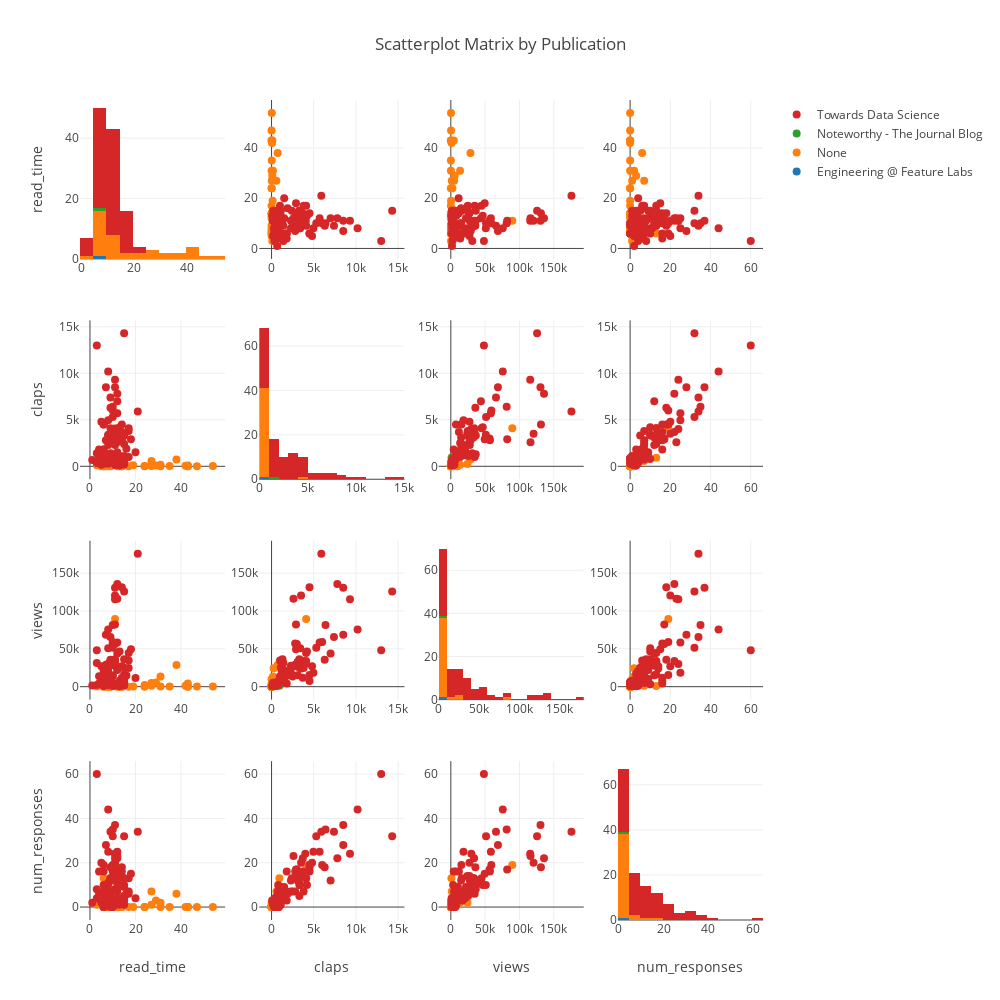

Notebook code cell kept with this figure:
### Code cell
# Let's plot the relatioship between several metrics grouped by where it was published
figure = ff.create_scatterplotmatrix(df[['read_time', 'claps', 'views',
                                         'num_responses', 'publication']],
                                     index = 'publication', 
                                     diag='histogram', 
                                     size=8, width=1000, height=1000,
                                     title='Scatterplot Matrix by Publication')

iplot(figure)

### Figure 1 — Plotly figure (JSON) as saved in the notebook; plotly's stock layout.template omitted (floating-point values rounded to 4 significant figures)
{"data": [{"marker": {"color": "rgb(31, 119, 180)"}, "showlegend": false, "type": "histogram", "uid": "d8a228a8-a4e0-4b25-a633-499c4946a862", "x": [9], "xaxis": "x", "yaxis": "y"}, {"marker": {"color": "rgb(255, 127, 14)"}, "showlegend": false, "type": "histogram", "uid": "c3d59871-ade3-40f1-8aaa-8ce7282bfb0c", "x": [7, 14, 42, 9, 14, 47, 14, 12, 7, 17, 38, 43, 31, 12, 29, 27, 6, 31, 6, 24, 8, 11, 9, 19, 5, 6, 6, 7, 3, 6, 8, 8, 8, 54, 13, 35, 24, 43, 14, 43, 27], "xaxis": "x", "yaxis": "y"}, {"marker": {"color": "rgb(44, 160, 44)"}, "showlegend": false, "type": "histogram", "uid": "f8e29e4d-f956-4a26-b810-611cd7c237d9", "x": [9], "xaxis": "x", "yaxis": "y"}, {"marker": {"color": "rgb(214, 39, 40)"}, "showlegend": false, "type": "histogram", "uid": "8e39be63-d61a-403d-a5c8-b5074b06370a", "x": [21, 17, 15, 11, 12, 14, 11, 5, 12, 6, 4, 6, 11, 6, 10, 3, 6, 12, 9, 8, 4, 11, 9, 11, 10, 11, 10, 8, 10, 12, 12, 7, 3, 15, 13, 11, 9, 12, 11, 20, 10, 14, 9, 18, 15, 6, 11, 8, 10, 3, 17, 15, 1, 16, 10, 15, 5, 8, 17, 8, 13, 10, 11, 6, 15, 9, 6, 8, 9, 7, 6, 15, 12, 8, 5, 7, 9, 5, 8, 12, 6, 10, 15, 8, 15, 11, 10, 14, 13, 6], "xaxis": "x", "yaxis": "y"}, {"marker": {"color": "rgb(31, 119, 180)", "size": 8}, "mode": "markers", "name": "Engineering @ Feature Labs", "showlegend": true, "type": "scatter", "uid": "c9b7f15e-06d6-448e-8ec0-a27c3f709b4d", "x": [393], "xaxis": "x2", "y": [9], "yaxis": "y2"}, {"marker": {"color": "rgb(255, 127, 14)", "size": 8}, "mode": "markers", "name": "None", "showlegend": true, "type": "scatter", "uid": "7120a840-2cdb-43f7-a0eb-a8388d5bb30a", "x": [2, 18, 52, 0, 0, 0, 77, 252, 22, 0, 725, 96, 5, 7, 89, 24, 5, 171, 12, 21, 13, 4100, 73, 126, 11, 59, 27, 355, 101, 931, 205, 172, 472, 31, 0, 24, 0, 5, 6, 0, 575], "xaxis": "x2", "y": [7, 14, 42, 9, 14, 47, 14, 12, 7, 17, 38, 43, 31, 12, 29, 27, 6, 31, 6, 24, 8, 11, 9, 19, 5, 6, 6, 7, 3, 6, 8, 8, 8, 54, 13, 35, 24, 43, 14, 43, 27], "yaxis": "y2"}, {"marker": {"color": "rgb(44, 160, 44)", "size": 8}, "mode": "markers", "name": "Noteworthy - The Journal Blog", "showlegend": true, "type": "scatter", "uid": "6eb9169b-eea6-4a06-9737-5b5647b9ef08", "x": [1000], "xaxis": "x2", "y": [9], "yaxis": "y2"}, {"marker": {"color": "rgb(214, 39, 40)", "size": 8}, "mode": "markers", "name": "Towards Data Science", "showlegend": true, "type": "scatter", "uid": "2de167ac-1730-4442-9ec6-22d83ddd65de", "x": [5900, 1000, 189, 129, 2600, 4500, 2900, 180, 7800, 1200, 1800, 1800, 1300, 4500, 5300, 13000, 278, 5700, 6300, 726, 1000, 8500, 7400, 3000, 1200, 3500, 2800, 3400, 6000, 1500, 1100, 8500, 362, 14300, 4200, 2300, 4100, 7000, 9300, 1500, 6400, 2900, 3100, 2900, 727, 738, 4000, 4960, 855, 1400, 4100, 677, 670, 1900, 3100, 3300, 759, 282, 3800, 3300, 1100, 2500, 3700, 787, 3300, 874, 796, 795, 1000, 2800, 1800, 1100, 3500, 2300, 4800, 843, 1400, 880, 875, 712, 505, 822, 474, 10200, 2400, 391, 451, 3700, 82, 4500], "xaxis": "x2", "y": [21, 17, 15, 11, 12, 14, 11, 5, 12, 6, 4, 6, 11, 6, 10, 3, 6, 12, 9, 8, 4, 11, 9, 11, 10, 11, 10, 8, 10, 12, 12, 7, 3, 15, 13, 11, 9, 12, 11, 20, 10, 14, 9, 18, 15, 6, 11, 8, 10, 3, 17, 15, 1, 16, 10, 15, 5, 8, 17, 8, 13, 10, 11, 6, 15, 9, 6, 8, 9, 7, 6, 15, 12, 8, 5, 7, 9, 5, 8, 12, 6, 10, 15, 8, 15, 11, 10, 14, 13, 6], "yaxis": "y2"}, {"marker": {"color": "rgb(31, 119, 180)", "size": 8}, "mode": "markers", "name": "Engineering @ Feature Labs", "showlegend": false, "type": "scatter", "uid": "e5ae7fa1-64a6-43d9-a6c2-b7b319759191", "x": [3092], "xaxis": "x3", "y": [9], "yaxis": "y3"}, {"marker": {"color": "rgb(255, 127, 14)", "size": 8}, "mode": "markers", "name": "None", "showlegend": false, "type": "scatter", "uid": "48f92c9c-c030-4e71-86fc-fcd86599404a", "x": [166, 183, 1121, 53, 60, 316, 9791, 24225, 139, 69, 28580, 4219, 145, 58, 5630, 4826, 9797, 13455, 136, 2286, 38, 89546, 169, 324, 3644, 158, 109, 1726, 233, 897, 415, 256, 1002, 226, 3, 107, 27, 85, 139, 37, 1390], "xaxis": "x3", "y": [7, 14, 42, 9, 14, 47, 14, 12, 7, 17, 38, 43, 31, 12, 29, 27, 6, 31, 6, 24, 8, 11, 9, 19, 5, 6, 6, 7, 3, 6, 8, 8, 8, 54, 13, 35, 24, 43, 14, 43, 27], "yaxis": "y3"}, {"marker": {"color": "rgb(44, 160, 44)", "size": 8}, "mode": "markers", "name": "Noteworthy - The Journal Blog", "showlegend": false, "type": "scatter", "uid": "4340fa54-610f-4ea0-9f0b-36521b3eedb9", "x": [2164], "xaxis": "x3", "y": [9], "yaxis": "y3"}, {"marker": {"color": "rgb(214, 39, 40)", "size": 8}, "mode": "markers", "name": "Towards Data Science", "showlegend": false, "type": "scatter", "uid": "e2192a59-ce9f-4117-a5ff-f6b41b3e9c71", "x": [175724, 34743, 2828, 2493, 116063, 131268, 82117, 5221, 135743, 20761, 4192, 17223, 36301, 15398, 51312, 48216, 3168, 58343, 35713, 4995, 13684, 130587, 65762, 56402, 30881, 120556, 56905, 50934, 59012, 22066, 25417, 68615, 2383, 125638, 46472, 27616, 33884, 43826, 115638, 11321, 81352, 27133, 32963, 49339, 5588, 4809, 29918, 18428, 4314, 31231, 44652, 6419, 1704, 14866, 15027, 25055, 3796, 1959, 24639, 30208, 7820, 13573, 33900, 3365, 36372, 5438, 6618, 5822, 8448, 28885, 16350, 10304, 23965, 23869, 27163, 6040, 13558, 6861, 5419, 3910, 970, 2847, 1538, 75673, 15945, 1402, 1055, 11752, 651, 7532], "xaxis": "x3", "y": [21, 17, 15, 11, 12, 14, 11, 5, 12, 6, 4, 6, 11, 6, 10, 3, 6, 12, 9, 8, 4, 11, 9, 11, 10, 11, 10, 8, 10, 12, 12, 7, 3, 15, 13, 11, 9, 12, 11, 20, 10, 14, 9, 18, 15, 6, 11, 8, 10, 3, 17, 15, 1, 16, 10, 15, 5, 8, 17, 8, 13, 10, 11, 6, 15, 9, 6, 8, 9, 7, 6, 15, 12, 8, 5, 7, 9, 5, 8, 12, 6, 10, 15, 8, 15, 11, 10, 14, 13, 6], "yaxis": "y3"}, {"marker": {"color": "rgb(31, 119, 180)", "size": 8}, "mode": "markers", "name": "Engineering @ Feature Labs", "showlegend": false, "type": "scatter", "uid": "e6285905-58e9-4496-be40-3779ae71576e", "x": [2], "xaxis": "x4", "y": [9], "yaxis": "y4"}, {"marker": {"color": "rgb(255, 127, 14)", "size": 8}, "mode": "markers", "name": "None", "showlegend": false, "type": "scatter", "uid": "edd2329f-c308-40cd-9ed6-5e6f780ae745", "x": [0, 0, 0, 0, 0, 0, 1, 2, 0, 0, 6, 0, 0, 0, 3, 1, 2, 2, 0, 0, 0, 19, 0, 0, 1, 0, 0, 0, 1, 13, 0, 0, 4, 0, 0, 0, 0, 0, 0, 0, 7], "xaxis": "x4", "y": [7, 14, 42, 9, 14, 47, 14, 12, 7, 17, 38, 43, 31, 12, 29, 27, 6, 31, 6, 24, 8, 11, 9, 19, 5, 6, 6, 7, 3, 6, 8, 8, 8, 54, 13, 35, 24, 43, 14, 43, 27], "yaxis": "y4"}, {"marker": {"color": "rgb(44, 160, 44)", "size": 8}, "mode": "markers", "name": "Noteworthy - The Journal Blog", "showlegend": false, "type": "scatter", "uid": "e35814fb-dc92-4299-ac82-742a6f354c1f", "x": [3], "xaxis": "x4", "y": [9], "yaxis": "y4"}, {"marker": {"color": "rgb(214, 39, 40)", "size": 8}, "mode": "markers", "name": "Towards Data Science", "showlegend": false, "type": "scatter", "uid": "ea4bb160-8738-4755-9e41-2dca04001ab5", "x": [34, 6, 1, 2, 23, 18, 17, 2, 22, 4, 16, 3, 8, 19, 32, 60, 0, 25, 18, 2, 6, 37, 34, 17, 7, 20, 16, 10, 19, 9, 7, 28, 4, 32, 10, 12, 13, 12, 24, 4, 35, 14, 13, 15, 3, 7, 24, 25, 0, 8, 13, 5, 2, 6, 12, 5, 3, 1, 7, 11, 1, 7, 22, 10, 10, 0, 0, 1, 2, 7, 7, 9, 14, 7, 20, 6, 5, 3, 4, 4, 2, 3, 4, 44, 13, 1, 0, 16, 3, 16], "xaxis": "x4", "y": [21, 17, 15, 11, 12, 14, 11, 5, 12, 6, 4, 6, 11, 6, 10, 3, 6, 12, 9, 8, 4, 11, 9, 11, 10, 11, 10, 8, 10, 12, 12, 7, 3, 15, 13, 11, 9, 12, 11, 20, 10, 14, 9, 18, 15, 6, 11, 8, 10, 3, 17, 15, 1, 16, 10, 15, 5, 8, 17, 8, 13, 10, 11, 6, 15, 9, 6, 8, 9, 7, 6, 15, 12, 8, 5, 7, 9, 5, 8, 12, 6, 10, 15, 8, 15, 11, 10, 14, 13, 6], "yaxis": "y4"}, {"marker": {"color": "rgb(31, 119, 180)", "size": 8}, "mode": "markers", "name": "Engineering @ Feature Labs", "showlegend": false, "type": "scatter", "uid": "630154df-0403-4eaa-80a2-427b8b64cff9", "x": [9], "xaxis": "x5", "y": [393], "yaxis": "y5"}, {"marker": {"color": "rgb(255, 127, 14)", "size": 8}, "mode": "markers", "name": "None", "showlegend": false, "type": "scatter", "uid": "28ce0883-5756-4917-ab6b-2d9005703fd4", "x": [7, 14, 42, 9, 14, 47, 14, 12, 7, 17, 38, 43, 31, 12, 29, 27, 6, 31, 6, 24, 8, 11, 9, 19, 5, 6, 6, 7, 3, 6, 8, 8, 8, 54, 13, 35, 24, 43, 14, 43, 27], "xaxis": "x5", "y": [2, 18, 52, 0, 0, 0, 77, 252, 22, 0, 725, 96, 5, 7, 89, 24, 5, 171, 12, 21, 13, 4100, 73, 126, 11, 59, 27, 355, 101, 931, 205, 172, 472, 31, 0, 24, 0, 5, 6, 0, 575], "yaxis": "y5"}, {"marker": {"color": "rgb(44, 160, 44)", "size": 8}, "mode": "markers", "name": "Noteworthy - The Journal Blog", "showlegend": false, "type": "scatter", "uid": "06b08cb6-2182-4be5-938d-a5f92532d32b", "x": [9], "xaxis": "x5", "y": [1000], "yaxis": "y5"}, {"marker": {"color": "rgb(214, 39, 40)", "size": 8}, "mode": "markers", "name": "Towards Data Science", "showlegend": false, "type": "scatter", "uid": "7e095bb1-8e6f-4644-941d-39e7cc71073e", "x": [21, 17, 15, 11, 12, 14, 11, 5, 12, 6, 4, 6, 11, 6, 10, 3, 6, 12, 9, 8, 4, 11, 9, 11, 10, 11, 10, 8, 10, 12, 12, 7, 3, 15, 13, 11, 9, 12, 11, 20, 10, 14, 9, 18, 15, 6, 11, 8, 10, 3, 17, 15, 1, 16, 10, 15, 5, 8, 17, 8, 13, 10, 11, 6, 15, 9, 6, 8, 9, 7, 6, 15, 12, 8, 5, 7, 9, 5, 8, 12, 6, 10, 15, 8, 15, 11, 10, 14, 13, 6], "xaxis": "x5", "y": [5900, 1000, 189, 129, 2600, 4500, 2900, 180, 7800, 1200, 1800, 1800, 1300, 4500, 5300, 13000, 278, 5700, 6300, 726, 1000, 8500, 7400, 3000, 1200, 3500, 2800, 3400, 6000, 1500, 1100, 8500, 362, 14300, 4200, 2300, 4100, 7000, 9300, 1500, 6400, 2900, 3100, 2900, 727, 738, 4000, 4960, 855, 1400, 4100, 677, 670, 1900, 3100, 3300, 759, 282, 3800, 3300, 1100, 2500, 3700, 787, 3300, 874, 796, 795, 1000, 2800, 1800, 1100, 3500, 2300, 4800, 843, 1400, 880, 875, 712, 505, 822, 474, 10200, 2400, 391, 451, 3700, 82, 4500], "yaxis": "y5"}, {"marker": {"color": "rgb(31, 119, 180)"}, "showlegend": false, "type": "histogram", "uid": "9988418b-6b98-4b33-8a32-0221e29e8487", "x": [393], "xaxis": "x6", "yaxis": "y6"}, {"marker": {"color": "rgb(255, 127, 14)"}, "showlegend": false, "type": "histogram", "uid": "8c634996-d9ee-41db-b5b5-ec364fa849dc", "x": [2, 18, 52, 0, 0, 0, 77, 252, 22, 0, 725, 96, 5, 7, 89, 24, 5, 171, 12, 21, 13, 4100, 73, 126, 11, 59, 27, 355, 101, 931, 205, 172, 472, 31, 0, 24, 0, 5, 6, 0, 575], "xaxis": "x6", "yaxis": "y6"}, {"marker": {"color": "rgb(44, 160, 44)"}, "showlegend": false, "type": "histogram", "uid": "489eb3fd-243b-4a5a-bfa1-cb4e70938da7", "x": [1000], "xaxis": "x6", "yaxis": "y6"}, {"marker": {"color": "rgb(214, 39, 40)"}, "showlegend": false, "type": "histogram", "uid": "b0cdaa6a-393e-4cb7-8102-4bf6f60affab", "x": [5900, 1000, 189, 129, 2600, 4500, 2900, 180, 7800, 1200, 1800, 1800, 1300, 4500, 5300, 13000, 278, 5700, 6300, 726, 1000, 8500, 7400, 3000, 1200, 3500, 2800, 3400, 6000, 1500, 1100, 8500, 362, 14300, 4200, 2300, 4100, 7000, 9300, 1500, 6400, 2900, 3100, 2900, 727, 738, 4000, 4960, 855, 1400, 4100, 677, 670, 1900, 3100, 3300, 759, 282, 3800, 3300, 1100, 2500, 3700, 787, 3300, 874, 796, 795, 1000, 2800, 1800, 1100, 3500, 2300, 4800, 843, 1400, 880, 875, 712, 505, 822, 474, 10200, 2400, 391, 451, 3700, 82, 4500], "xaxis": "x6", "yaxis": "y6"}, {"marker": {"color": "rgb(31, 119, 180)", "size": 8}, "mode": "markers", "name": "Engineering @ Feature Labs", "showlegend": false, "type": "scatter", "uid": "7d641e8b-134e-4641-bf47-8f97b30457cb", "x": [3092], "xaxis": "x7", "y": [393], "yaxis": "y7"}, {"marker": {"color": "rgb(255, 127, 14)", "size": 8}, "mode": "markers", "name": "None", "showlegend": false, "type": "scatter", "uid": "43060e9d-8698-462b-85f6-8e42531bb7b4", "x": [166, 183, 1121, 53, 60, 316, 9791, 24225, 139, 69, 28580, 4219, 145, 58, 5630, 4826, 9797, 13455, 136, 2286, 38, 89546, 169, 324, 3644, 158, 109, 1726, 233, 897, 415, 256, 1002, 226, 3, 107, 27, 85, 139, 37, 1390], "xaxis": "x7", "y": [2, 18, 52, 0, 0, 0, 77, 252, 22, 0, 725, 96, 5, 7, 89, 24, 5, 171, 12, 21, 13, 4100, 73, 126, 11, 59, 27, 355, 101, 931, 205, 172, 472, 31, 0, 24, 0, 5, 6, 0, 575], "yaxis": "y7"}, {"marker": {"color": "rgb(44, 160, 44)", "size": 8}, "mode": "markers", "name": "Noteworthy - The Journal Blog", "showlegend": false, "type": "scatter", "uid": "354e9342-6d5c-4375-8b05-aff3fecb4702", "x": [2164], "xaxis": "x7", "y": [1000], "yaxis": "y7"}, {"marker": {"color": "rgb(214, 39, 40)", "size": 8}, "mode": "markers", "name": "Towards Data Science", "showlegend": false, "type": "scatter", "uid": "25acdfd4-b63d-4cd6-a0c7-189997103d10", "x": [175724, 34743, 2828, 2493, 116063, 131268, 82117, 5221, 135743, 20761, 4192, 17223, 36301, 15398, 51312, 48216, 3168, 58343, 35713, 4995, 13684, 130587, 65762, 56402, 30881, 120556, 56905, 50934, 59012, 22066, 25417, 68615, 2383, 125638, 46472, 27616, 33884, 43826, 115638, 11321, 81352, 27133, 32963, 49339, 5588, 4809, 29918, 18428, 4314, 31231, 44652, 6419, 1704, 14866, 15027, 25055, 3796, 1959, 24639, 30208, 7820, 13573, 33900, 3365, 36372, 5438, 6618, 5822, 8448, 28885, 16350, 10304, 23965, 23869, 27163, 6040, 13558, 6861, 5419, 3910, 970, 2847, 1538, 75673, 15945, 1402, 1055, 11752, 651, 7532], "xaxis": "x7", "y": [5900, 1000, 189, 129, 2600, 4500, 2900, 180, 7800, 1200, 1800, 1800, 1300, 4500, 5300, 13000, 278, 5700, 6300, 726, 1000, 8500, 7400, 3000, 1200, 3500, 2800, 3400, 6000, 1500, 1100, 8500, 362, 14300, 4200, 2300, 4100, 7000, 9300, 1500, 6400, 2900, 3100, 2900, 727, 738, 4000, 4960, 855, 1400, 4100, 677, 670, 1900, 3100, 3300, 759, 282, 3800, 3300, 1100, 2500, 3700, 787, 3300, 874, 796, 795, 1000, 2800, 1800, 1100, 3500, 2300, 4800, 843, 1400, 880, 875, 712, 505, 822, 474, 10200, 2400, 391, 451, 3700, 82, 4500], "yaxis": "y7"}, {"marker": {"color": "rgb(31, 119, 180)", "size": 8}, "mode": "markers", "name": "Engineering @ Feature Labs", "showlegend": false, "type": "scatter", "uid": "071417ce-b279-4911-ae01-5957adcbb441", "x": [2], "xaxis": "x8", "y": [393], "yaxis": "y8"}, {"marker": {"color": "rgb(255, 127, 14)", "size": 8}, "mode": "markers", "name": "None", "showlegend": false, "type": "scatter", "uid": "a5862314-acd7-4d5f-bdd1-a1462e1f872e", "x": [0, 0, 0, 0, 0, 0, 1, 2, 0, 0, 6, 0, 0, 0, 3, 1, 2, 2, 0, 0, 0, 19, 0, 0, 1, 0, 0, 0, 1, 13, 0, 0, 4, 0, 0, 0, 0, 0, 0, 0, 7], "xaxis": "x8", "y": [2, 18, 52, 0, 0, 0, 77, 252, 22, 0, 725, 96, 5, 7, 89, 24, 5, 171, 12, 21, 13, 4100, 73, 126, 11, 59, 27, 355, 101, 931, 205, 172, 472, 31, 0, 24, 0, 5, 6, 0, 575], "yaxis": "y8"}, {"marker": {"color": "rgb(44, 160, 44)", "size": 8}, "mode": "markers", "name": "Noteworthy - The Journal Blog", "showlegend": false, "type": "scatter", "uid": "99f92259-6ae9-40c4-8ef6-540381f56418", "x": [3], "xaxis": "x8", "y": [1000], "yaxis": "y8"}, {"marker": {"color": "rgb(214, 39, 40)", "size": 8}, "mode": "markers", "name": "Towards Data Science", "showlegend": false, "type": "scatter", "uid": "d1d2118f-604d-4f78-b6ef-22d480f0ba5e", "x": [34, 6, 1, 2, 23, 18, 17, 2, 22, 4, 16, 3, 8, 19, 32, 60, 0, 25, 18, 2, 6, 37, 34, 17, 7, 20, 16, 10, 19, 9, 7, 28, 4, 32, 10, 12, 13, 12, 24, 4, 35, 14, 13, 15, 3, 7, 24, 25, 0, 8, 13, 5, 2, 6, 12, 5, 3, 1, 7, 11, 1, 7, 22, 10, 10, 0, 0, 1, 2, 7, 7, 9, 14, 7, 20, 6, 5, 3, 4, 4, 2, 3, 4, 44, 13, 1, 0, 16, 3, 16], "xaxis": "x8", "y": [5900, 1000, 189, 129, 2600, 4500, 2900, 180, 7800, 1200, 1800, 1800, 1300, 4500, 5300, 13000, 278, 5700, 6300, 726, 1000, 8500, 7400, 3000, 1200, 3500, 2800, 3400, 6000, 1500, 1100, 8500, 362, 14300, 4200, 2300, 4100, 7000, 9300, 1500, 6400, 2900, 3100, 2900, 727, 738, 4000, 4960, 855, 1400, 4100, 677, 670, 1900, 3100, 3300, 759, 282, 3800, 3300, 1100, 2500, 3700, 787, 3300, 874, 796, 795, 1000, 2800, 1800, 1100, 3500, 2300, 4800, 843, 1400, 880, 875, 712, 505, 822, 474, 10200, 2400, 391, 451, 3700, 82, 4500], "yaxis": "y8"}, {"marker": {"color": "rgb(31, 119, 180)", "size": 8}, "mode": "markers", "name": "Engineering @ Feature Labs", "showlegend": false, "type": "scatter", "uid": "176f5f80-a9bb-4b07-8b2e-c24e77abdde8", "x": [9], "xaxis": "x9", "y": [3092], "yaxis": "y9"}, {"marker": {"color": "rgb(255, 127, 14)", "size": 8}, "mode": "markers", "name": "None", "showlegend": false, "type": "scatter", "uid": "4a208b1f-7e72-4cff-bfb2-2a67dfe73483", "x": [7, 14, 42, 9, 14, 47, 14, 12, 7, 17, 38, 43, 31, 12, 29, 27, 6, 31, 6, 24, 8, 11, 9, 19, 5, 6, 6, 7, 3, 6, 8, 8, 8, 54, 13, 35, 24, 43, 14, 43, 27], "xaxis": "x9", "y": [166, 183, 1121, 53, 60, 316, 9791, 24225, 139, 69, 28580, 4219, 145, 58, 5630, 4826, 9797, 13455, 136, 2286, 38, 89546, 169, 324, 3644, 158, 109, 1726, 233, 897, 415, 256, 1002, 226, 3, 107, 27, 85, 139, 37, 1390], "yaxis": "y9"}, {"marker": {"color": "rgb(44, 160, 44)", "size": 8}, "mode": "markers", "name": "Noteworthy - The Journal Blog", "showlegend": false, "type": "scatter", "uid": "f137ff2b-16fe-47a2-b206-bf59254eaacf", "x": [9], "xaxis": "x9", "y": [2164], "yaxis": "y9"}, {"marker": {"color": "rgb(214, 39, 40)", "size": 8}, "mode": "markers", "name": "Towards Data Science", "showlegend": false, "type": "scatter", "uid": "187715a6-b677-4b91-8151-d5c5b2abeaaf", "x": [21, 17, 15, 11, 12, 14, 11, 5, 12, 6, 4, 6, 11, 6, 10, 3, 6, 12, 9, 8, 4, 11, 9, 11, 10, 11, 10, 8, 10, 12, 12, 7, 3, 15, 13, 11, 9, 12, 11, 20, 10, 14, 9, 18, 15, 6, 11, 8, 10, 3, 17, 15, 1, 16, 10, 15, 5, 8, 17, 8, 13, 10, 11, 6, 15, 9, 6, 8, 9, 7, 6, 15, 12, 8, 5, 7, 9, 5, 8, 12, 6, 10, 15, 8, 15, 11, 10, 14, 13, 6], "xaxis": "x9", "y": [175724, 34743, 2828, 2493, 116063, 131268, 82117, 5221, 135743, 20761, 4192, 17223, 36301, 15398, 51312, 48216, 3168, 58343, 35713, 4995, 13684, 130587, 65762, 56402, 30881, 120556, 56905, 50934, 59012, 22066, 25417, 68615, 2383, 125638, 46472, 27616, 33884, 43826, 115638, 11321, 81352, 27133, 32963, 49339, 5588, 4809, 29918, 18428, 4314, 31231, 44652, 6419, 1704, 14866, 15027, 25055, 3796, 1959, 24639, 30208, 7820, 13573, 33900, 3365, 36372, 5438, 6618, 5822, 8448, 28885, 16350, 10304, 23965, 23869, 27163, 6040, 13558, 6861, 5419, 3910, 970, 2847, 1538, 75673, 15945, 1402, 1055, 11752, 651, 7532], "yaxis": "y9"}, {"marker": {"color": "rgb(31, 119, 180)", "size": 8}, "mode": "markers", "name": "Engineering @ Feature Labs", "showlegend": false, "type": "scatter", "uid": "1ac40bdb-0e51-4447-a197-5e8280620ec0", "x": [393], "xaxis": "x10", "y": [3092], "yaxis": "y10"}, {"marker": {"color": "rgb(255, 127, 14)", "size": 8}, "mode": "markers", "name": "None", "showlegend": false, "type": "scatter", "uid": "1dae8280-68dd-4a90-a42c-7b5c0144ddd9", "x": [2, 18, 52, 0, 0, 0, 77, 252, 22, 0, 725, 96, 5, 7, 89, 24, 5, 171, 12, 21, 13, 4100, 73, 126, 11, 59, 27, 355, 101, 931, 205, 172, 472, 31, 0, 24, 0, 5, 6, 0, 575], "xaxis": "x10", "y": [166, 183, 1121, 53, 60, 316, 9791, 24225, 139, 69, 28580, 4219, 145, 58, 5630, 4826, 9797, 13455, 136, 2286, 38, 89546, 169, 324, 3644, 158, 109, 1726, 233, 897, 415, 256, 1002, 226, 3, 107, 27, 85, 139, 37, 1390], "yaxis": "y10"}, {"marker": {"color": "rgb(44, 160, 44)", "size": 8}, "mode": "markers", "name": "Noteworthy - The Journal Blog", "showlegend": false, "type": "scatter", "uid": "0a4cb0c4-6129-4381-b564-291218519a13", "x": [1000], "xaxis": "x10", "y": [2164], "yaxis": "y10"}, {"marker": {"color": "rgb(214, 39, 40)", "size": 8}, "mode": "markers", "name": "Towards Data Science", "showlegend": false, "type": "scatter", "uid": "9ecf1aaa-6d57-43a4-99f1-c7d79aed2982", "x": [5900, 1000, 189, 129, 2600, 4500, 2900, 180, 7800, 1200, 1800, 1800, 1300, 4500, 5300, 13000, 278, 5700, 6300, 726, 1000, 8500, 7400, 3000, 1200, 3500, 2800, 3400, 6000, 1500, 1100, 8500, 362, 14300, 4200, 2300, 4100, 7000, 9300, 1500, 6400, 2900, 3100, 2900, 727, 738, 4000, 4960, 855, 1400, 4100, 677, 670, 1900, 3100, 3300, 759, 282, 3800, 3300, 1100, 2500, 3700, 787, 3300, 874, 796, 795, 1000, 2800, 1800, 1100, 3500, 2300, 4800, 843, 1400, 880, 875, 712, 505, 822, 474, 10200, 2400, 391, 451, 3700, 82, 4500], "xaxis": "x10", "y": [175724, 34743, 2828, 2493, 116063, 131268, 82117, 5221, 135743, 20761, 4192, 17223, 36301, 15398, 51312, 48216, 3168, 58343, 35713, 4995, 13684, 130587, 65762, 56402, 30881, 120556, 56905, 50934, 59012, 22066, 25417, 68615, 2383, 125638, 46472, 27616, 33884, 43826, 115638, 11321, 81352, 27133, 32963, 49339, 5588, 4809, 29918, 18428, 4314, 31231, 44652, 6419, 1704, 14866, 15027, 25055, 3796, 1959, 24639, 30208, 7820, 13573, 33900, 3365, 36372, 5438, 6618, 5822, 8448, 28885, 16350, 10304, 23965, 23869, 27163, 6040, 13558, 6861, 5419, 3910, 970, 2847, 1538, 75673, 15945, 1402, 1055, 11752, 651, 7532], "yaxis": "y10"}, {"marker": {"color": "rgb(31, 119, 180)"}, "showlegend": false, "type": "histogram", "uid": "b05cc472-a908-4d26-a106-697a342bf59a", "x": [3092], "xaxis": "x11", "yaxis": "y11"}, {"marker": {"color": "rgb(255, 127, 14)"}, "showlegend": false, "type": "histogram", "uid": "ca8eaacb-dabf-4136-9170-41185eefc838", "x": [166, 183, 1121, 53, 60, 316, 9791, 24225, 139, 69, 28580, 4219, 145, 58, 5630, 4826, 9797, 13455, 136, 2286, 38, 89546, 169, 324, 3644, 158, 109, 1726, 233, 897, 415, 256, 1002, 226, 3, 107, 27, 85, 139, 37, 1390], "xaxis": "x11", "yaxis": "y11"}, {"marker": {"color": "rgb(44, 160, 44)"}, "showlegend": false, "type": "histogram", "uid": "ba46c1a6-c829-410d-adf3-731b2d02677b", "x": [2164], "xaxis": "x11", "yaxis": "y11"}, {"marker": {"color": "rgb(214, 39, 40)"}, "showlegend": false, "type": "histogram", "uid": "8ea9e30f-d554-4e7a-9ad8-71a14af5f147", "x": [175724, 34743, 2828, 2493, 116063, 131268, 82117, 5221, 135743, 20761, 4192, 17223, 36301, 15398, 51312, 48216, 3168, 58343, 35713, 4995, 13684, 130587, 65762, 56402, 30881, 120556, 56905, 50934, 59012, 22066, 25417, 68615, 2383, 125638, 46472, 27616, 33884, 43826, 115638, 11321, 81352, 27133, 32963, 49339, 5588, 4809, 29918, 18428, 4314, 31231, 44652, 6419, 1704, 14866, 15027, 25055, 3796, 1959, 24639, 30208, 7820, 13573, 33900, 3365, 36372, 5438, 6618, 5822, 8448, 28885, 16350, 10304, 23965, 23869, 27163, 6040, 13558, 6861, 5419, 3910, 970, 2847, 1538, 75673, 15945, 1402, 1055, 11752, 651, 7532], "xaxis": "x11", "yaxis": "y11"}, {"marker": {"color": "rgb(31, 119, 180)", "size": 8}, "mode": "markers", "name": "Engineering @ Feature Labs", "showlegend": false, "type": "scatter", "uid": "649a47b0-e24b-4333-869b-7afddbffcfde", "x": [2], "xaxis": "x12", "y": [3092], "yaxis": "y12"}, {"marker": {"color": "rgb(255, 127, 14)", "size": 8}, "mode": "markers", "name": "None", "showlegend": false, "type": "scatter", "uid": "5bca214d-1559-484e-96b9-3fc9f3aa1e88", "x": [0, 0, 0, 0, 0, 0, 1, 2, 0, 0, 6, 0, 0, 0, 3, 1, 2, 2, 0, 0, 0, 19, 0, 0, 1, 0, 0, 0, 1, 13, 0, 0, 4, 0, 0, 0, 0, 0, 0, 0, 7], "xaxis": "x12", "y": [166, 183, 1121, 53, 60, 316, 9791, 24225, 139, 69, 28580, 4219, 145, 58, 5630, 4826, 9797, 13455, 136, 2286, 38, 89546, 169, 324, 3644, 158, 109, 1726, 233, 897, 415, 256, 1002, 226, 3, 107, 27, 85, 139, 37, 1390], "yaxis": "y12"}, {"marker": {"color": "rgb(44, 160, 44)", "size": 8}, "mode": "markers", "name": "Noteworthy - The Journal Blog", "showlegend": false, "type": "scatter", "uid": "d14de254-ce6e-402b-8d72-ae64e7d9ccde", "x": [3], "xaxis": "x12", "y": [2164], "yaxis": "y12"}, {"marker": {"color": "rgb(214, 39, 40)", "size": 8}, "mode": "markers", "name": "Towards Data Science", "showlegend": false, "type": "scatter", "uid": "b9341780-2f75-4029-83cf-f74799dc47f8", "x": [34, 6, 1, 2, 23, 18, 17, 2, 22, 4, 16, 3, 8, 19, 32, 60, 0, 25, 18, 2, 6, 37, 34, 17, 7, 20, 16, 10, 19, 9, 7, 28, 4, 32, 10, 12, 13, 12, 24, 4, 35, 14, 13, 15, 3, 7, 24, 25, 0, 8, 13, 5, 2, 6, 12, 5, 3, 1, 7, 11, 1, 7, 22, 10, 10, 0, 0, 1, 2, 7, 7, 9, 14, 7, 20, 6, 5, 3, 4, 4, 2, 3, 4, 44, 13, 1, 0, 16, 3, 16], "xaxis": "x12", "y": [175724, 34743, 2828, 2493, 116063, 131268, 82117, 5221, 135743, 20761, 4192, 17223, 36301, 15398, 51312, 48216, 3168, 58343, 35713, 4995, 13684, 130587, 65762, 56402, 30881, 120556, 56905, 50934, 59012, 22066, 25417, 68615, 2383, 125638, 46472, 27616, 33884, 43826, 115638, 11321, 81352, 27133, 32963, 49339, 5588, 4809, 29918, 18428, 4314, 31231, 44652, 6419, 1704, 14866, 15027, 25055, 3796, 1959, 24639, 30208, 7820, 13573, 33900, 3365, 36372, 5438, 6618, 5822, 8448, 28885, 16350, 10304, 23965, 23869, 27163, 6040, 13558, 6861, 5419, 3910, 970, 2847, 1538, 75673, 15945, 1402, 1055, 11752, 651, 7532], "yaxis": "y12"}, {"marker": {"color": "rgb(31, 119, 180)", "size": 8}, "mode": "markers", "name": "Engineering @ Feature Labs", "showlegend": false, "type": "scatter", "uid": "fef81568-acf0-4a30-82d2-5eafa621d35f", "x": [9], "xaxis": "x13", "y": [2], "yaxis": "y13"}, {"marker": {"color": "rgb(255, 127, 14)", "size": 8}, "mode": "markers", "name": "None", "showlegend": false, "type": "scatter", "uid": "5ddad864-916c-4fd9-86b7-2d2ced21c2f6", "x": [7, 14, 42, 9, 14, 47, 14, 12, 7, 17, 38, 43, 31, 12, 29, 27, 6, 31, 6, 24, 8, 11, 9, 19, 5, 6, 6, 7, 3, 6, 8, 8, 8, 54, 13, 35, 24, 43, 14, 43, 27], "xaxis": "x13", "y": [0, 0, 0, 0, 0, 0, 1, 2, 0, 0, 6, 0, 0, 0, 3, 1, 2, 2, 0, 0, 0, 19, 0, 0, 1, 0, 0, 0, 1, 13, 0, 0, 4, 0, 0, 0, 0, 0, 0, 0, 7], "yaxis": "y13"}, {"marker": {"color": "rgb(44, 160, 44)", "size": 8}, "mode": "markers", "name": "Noteworthy - The Journal Blog", "showlegend": false, "type": "scatter", "uid": "d14aca07-c066-4d83-9bb9-21ed0f77d1ed", "x": [9], "xaxis": "x13", "y": [3], "yaxis": "y13"}, {"marker": {"color": "rgb(214, 39, 40)", "size": 8}, "mode": "markers", "name": "Towards Data Science", "showlegend": false, "type": "scatter", "uid": "2ab68825-df7f-478b-959c-38d114c0ef72", "x": [21, 17, 15, 11, 12, 14, 11, 5, 12, 6, 4, 6, 11, 6, 10, 3, 6, 12, 9, 8, 4, 11, 9, 11, 10, 11, 10, 8, 10, 12, 12, 7, 3, 15, 13, 11, 9, 12, 11, 20, 10, 14, 9, 18, 15, 6, 11, 8, 10, 3, 17, 15, 1, 16, 10, 15, 5, 8, 17, 8, 13, 10, 11, 6, 15, 9, 6, 8, 9, 7, 6, 15, 12, 8, 5, 7, 9, 5, 8, 12, 6, 10, 15, 8, 15, 11, 10, 14, 13, 6], "xaxis": "x13", "y": [34, 6, 1, 2, 23, 18, 17, 2, 22, 4, 16, 3, 8, 19, 32, 60, 0, 25, 18, 2, 6, 37, 34, 17, 7, 20, 16, 10, 19, 9, 7, 28, 4, 32, 10, 12, 13, 12, 24, 4, 35, 14, 13, 15, 3, 7, 24, 25, 0, 8, 13, 5, 2, 6, 12, 5, 3, 1, 7, 11, 1, 7, 22, 10, 10, 0, 0, 1, 2, 7, 7, 9, 14, 7, 20, 6, 5, 3, 4, 4, 2, 3, 4, 44, 13, 1, 0, 16, 3, 16], "yaxis": "y13"}, {"marker": {"color": "rgb(31, 119, 180)", "size": 8}, "mode": "markers", "name": "Engineering @ Feature Labs", "showlegend": false, "type": "scatter", "uid": "15373be3-acef-44bf-8251-2c77ab12eefd", "x": [393], "xaxis": "x14", "y": [2], "yaxis": "y14"}, {"marker": {"color": "rgb(255, 127, 14)", "size": 8}, "mode": "markers", "name": "None", "showlegend": false, "type": "scatter", "uid": "8d56fd49-2fb8-4c02-9d6b-d00683379487", "x": [2, 18, 52, 0, 0, 0, 77, 252, 22, 0, 725, 96, 5, 7, 89, 24, 5, 171, 12, 21, 13, 4100, 73, 126, 11, 59, 27, 355, 101, 931, 205, 172, 472, 31, 0, 24, 0, 5, 6, 0, 575], "xaxis": "x14", "y": [0, 0, 0, 0, 0, 0, 1, 2, 0, 0, 6, 0, 0, 0, 3, 1, 2, 2, 0, 0, 0, 19, 0, 0, 1, 0, 0, 0, 1, 13, 0, 0, 4, 0, 0, 0, 0, 0, 0, 0, 7], "yaxis": "y14"}, {"marker": {"color": "rgb(44, 160, 44)", "size": 8}, "mode": "markers", "name": "Noteworthy - The Journal Blog", "showlegend": false, "type": "scatter", "uid": "4c0af6fe-4ad2-4416-a1c9-2a1483717bf7", "x": [1000], "xaxis": "x14", "y": [3], "yaxis": "y14"}, {"marker": {"color": "rgb(214, 39, 40)", "size": 8}, "mode": "markers", "name": "Towards Data Science", "showlegend": false, "type": "scatter", "uid": "6f2f8762-9328-4b5a-b62f-b67f0f560683", "x": [5900, 1000, 189, 129, 2600, 4500, 2900, 180, 7800, 1200, 1800, 1800, 1300, 4500, 5300, 13000, 278, 5700, 6300, 726, 1000, 8500, 7400, 3000, 1200, 3500, 2800, 3400, 6000, 1500, 1100, 8500, 362, 14300, 4200, 2300, 4100, 7000, 9300, 1500, 6400, 2900, 3100, 2900, 727, 738, 4000, 4960, 855, 1400, 4100, 677, 670, 1900, 3100, 3300, 759, 282, 3800, 3300, 1100, 2500, 3700, 787, 3300, 874, 796, 795, 1000, 2800, 1800, 1100, 3500, 2300, 4800, 843, 1400, 880, 875, 712, 505, 822, 474, 10200, 2400, 391, 451, 3700, 82, 4500], "xaxis": "x14", "y": [34, 6, 1, 2, 23, 18, 17, 2, 22, 4, 16, 3, 8, 19, 32, 60, 0, 25, 18, 2, 6, 37, 34, 17, 7, 20, 16, 10, 19, 9, 7, 28, 4, 32, 10, 12, 13, 12, 24, 4, 35, 14, 13, 15, 3, 7, 24, 25, 0, 8, 13, 5, 2, 6, 12, 5, 3, 1, 7, 11, 1, 7, 22, 10, 10, 0, 0, 1, 2, 7, 7, 9, 14, 7, 20, 6, 5, 3, 4, 4, 2, 3, 4, 44, 13, 1, 0, 16, 3, 16], "yaxis": "y14"}, {"marker": {"color": "rgb(31, 119, 180)", "size": 8}, "mode": "markers", "name": "Engineering @ Feature Labs", "showlegend": false, "type": "scatter", "uid": "b0fb86da-14ff-4972-a162-7e6dcc1185e5", "x": [3092], "xaxis": "x15", "y": [2], "yaxis": "y15"}, {"marker": {"color": "rgb(255, 127, 14)", "size": 8}, "mode": "markers", "name": "None", "showlegend": false, "type": "scatter", "uid": "1d99519d-1e6c-4708-be08-8c418a403a8c", "x": [166, 183, 1121, 53, 60, 316, 9791, 24225, 139, 69, 28580, 4219, 145, 58, 5630, 4826, 9797, 13455, 136, 2286, 38, 89546, 169, 324, 3644, 158, 109, 1726, 233, 897, 415, 256, 1002, 226, 3, 107, 27, 85, 139, 37, 1390], "xaxis": "x15", "y": [0, 0, 0, 0, 0, 0, 1, 2, 0, 0, 6, 0, 0, 0, 3, 1, 2, 2, 0, 0, 0, 19, 0, 0, 1, 0, 0, 0, 1, 13, 0, 0, 4, 0, 0, 0, 0, 0, 0, 0, 7], "yaxis": "y15"}, {"marker": {"color": "rgb(44, 160, 44)", "size": 8}, "mode": "markers", "name": "Noteworthy - The Journal Blog", "showlegend": false, "type": "scatter", "uid": "d0417231-a3d7-4cf6-9fb2-1fc9fe2dbe90", "x": [2164], "xaxis": "x15", "y": [3], "yaxis": "y15"}, {"marker": {"color": "rgb(214, 39, 40)", "size": 8}, "mode": "markers", "name": "Towards Data Science", "showlegend": false, "type": "scatter", "uid": "dec5ea68-0729-43ef-924d-1a5be855590b", "x": [175724, 34743, 2828, 2493, 116063, 131268, 82117, 5221, 135743, 20761, 4192, 17223, 36301, 15398, 51312, 48216, 3168, 58343, 35713, 4995, 13684, 130587, 65762, 56402, 30881, 120556, 56905, 50934, 59012, 22066, 25417, 68615, 2383, 125638, 46472, 27616, 33884, 43826, 115638, 11321, 81352, 27133, 32963, 49339, 5588, 4809, 29918, 18428, 4314, 31231, 44652, 6419, 1704, 14866, 15027, 25055, 3796, 1959, 24639, 30208, 7820, 13573, 33900, 3365, 36372, 5438, 6618, 5822, 8448, 28885, 16350, 10304, 23965, 23869, 27163, 6040, 13558, 6861, 5419, 3910, 970, 2847, 1538, 75673, 15945, 1402, 1055, 11752, 651, 7532], "xaxis": "x15", "y": [34, 6, 1, 2, 23, 18, 17, 2, 22, 4, 16, 3, 8, 19, 32, 60, 0, 25, 18, 2, 6, 37, 34, 17, 7, 20, 16, 10, 19, 9, 7, 28, 4, 32, 10, 12, 13, 12, 24, 4, 35, 14, 13, 15, 3, 7, 24, 25, 0, 8, 13, 5, 2, 6, 12, 5, 3, 1, 7, 11, 1, 7, 22, 10, 10, 0, 0, 1, 2, 7, 7, 9, 14, 7, 20, 6, 5, 3, 4, 4, 2, 3, 4, 44, 13, 1, 0, 16, 3, 16], "yaxis": "y15"}, {"marker": {"color": "rgb(31, 119, 180)"}, "showlegend": false, "type": "histogram", "uid": "ad1d555f-0743-4a27-903f-270166166bcc", "x": [2], "xaxis": "x16", "yaxis": "y16"}, {"marker": {"color": "rgb(255, 127, 14)"}, "showlegend": false, "type": "histogram", "uid": "00dcd741-9707-4e82-a913-ee46fa8db92a", "x": [0, 0, 0, 0, 0, 0, 1, 2, 0, 0, 6, 0, 0, 0, 3, 1, 2, 2, 0, 0, 0, 19, 0, 0, 1, 0, 0, 0, 1, 13, 0, 0, 4, 0, 0, 0, 0, 0, 0, 0, 7], "xaxis": "x16", "yaxis": "y16"}, {"marker": {"color": "rgb(44, 160, 44)"}, "showlegend": false, "type": "histogram", "uid": "701eda0f-19ed-43e1-9332-dc5036fb78df", "x": [3], "xaxis": "x16", "yaxis": "y16"}, {"marker": {"color": "rgb(214, 39, 40)"}, "showlegend": false, "type": "histogram", "uid": "bd6db9bd-d344-4bcc-809d-90434972c538", "x": [34, 6, 1, 2, 23, 18, 17, 2, 22, 4, 16, 3, 8, 19, 32, 60, 0, 25, 18, 2, 6, 37, 34, 17, 7, 20, 16, 10, 19, 9, 7, 28, 4, 32, 10, 12, 13, 12, 24, 4, 35, 14, 13, 15, 3, 7, 24, 25, 0, 8, 13, 5, 2, 6, 12, 5, 3, 1, 7, 11, 1, 7, 22, 10, 10, 0, 0, 1, 2, 7, 7, 9, 14, 7, 20, 6, 5, 3, 4, 4, 2, 3, 4, 44, 13, 1, 0, 16, 3, 16], "xaxis": "x16", "yaxis": "y16"}], "layout": {"barmode": "stack", "height": 1000, "showlegend": true, "title": {"text": "Scatterplot Matrix by Publication"}, "width": 1000, "xaxis": {"anchor": "y", "domain": [0, 0.2125]}, "xaxis10": {"anchor": "y10", "domain": [0.2625, 0.475]}, "xaxis11": {"anchor": "y11", "domain": [0.525, 0.7375]}, "xaxis12": {"anchor": "y12", "domain": [0.7875, 1]}, "xaxis13": {"anchor": "y13", "domain": [0, 0.2125], "title": {"text": "read_time"}}, "xaxis14": {"anchor": "y14", "domain": [0.2625, 0.475], "title": {"text": "claps"}}, "xaxis15": {"anchor": "y15", "domain": [0.525, 0.7375], "title": {"text": "views"}}, "xaxis16": {"anchor": "y16", "domain": [0.7875, 1], "title": {"text": "num_responses"}}, "xaxis2": {"anchor": "y2", "domain": [0.2625, 0.475]}, "xaxis3": {"anchor": "y3", "domain": [0.525, 0.7375]}, "xaxis4": {"anchor": "y4", "domain": [0.7875, 1]}, "xaxis5": {"anchor": "y5", "domain": [0, 0.2125]}, "xaxis6": {"anchor": "y6", "domain": [0.2625, 0.475]}, "xaxis7": {"anchor": "y7", "domain": [0.525, 0.7375]}, "xaxis8": {"anchor": "y8", "domain": [0.7875, 1]}, "xaxis9": {"anchor": "y9", "domain": [0, 0.2125]}, "yaxis": {"anchor": "x", "domain": [0.8063, 1], "title": {"text": "read_time"}}, "yaxis10": {"anchor": "x10", "domain": [0.2687, 0.4625]}, "yaxis11": {"anchor": "x11", "domain": [0.2687, 0.4625]}, "yaxis12": {"anchor": "x12", "domain": [0.2687, 0.4625]}, "yaxis13": {"anchor": "x13", "domain": [0, 0.1938], "title": {"text": "num_responses"}}, "yaxis14": {"anchor": "x14", "domain": [0, 0.1938]}, "yaxis15": {"anchor": "x15", "domain": [0, 0.1938]}, "yaxis16": {"anchor": "x16", "domain": [0, 0.1938]}, "yaxis2": {"anchor": "x2", "domain": [0.8063, 1]}, "yaxis3": {"anchor": "x3", "domain": [0.8063, 1]}, "yaxis4": {"anchor": "x4", "domain": [0.8063, 1]}, "yaxis5": {"anchor": "x5", "domain": [0.5375, 0.7312], "title": {"text": "claps"}}, "yaxis6": {"anchor": "x6", "domain": [0.5375, 0.7312]}, "yaxis7": {"anchor": "x7", "domain": [0.5375, 0.7312]}, "yaxis8": {"anchor": "x8", "domain": [0.5375, 0.7312]}, "yaxis9": {"anchor": "x9", "domain": [0.2687, 0.4625], "title": {"text": "views"}}}}
